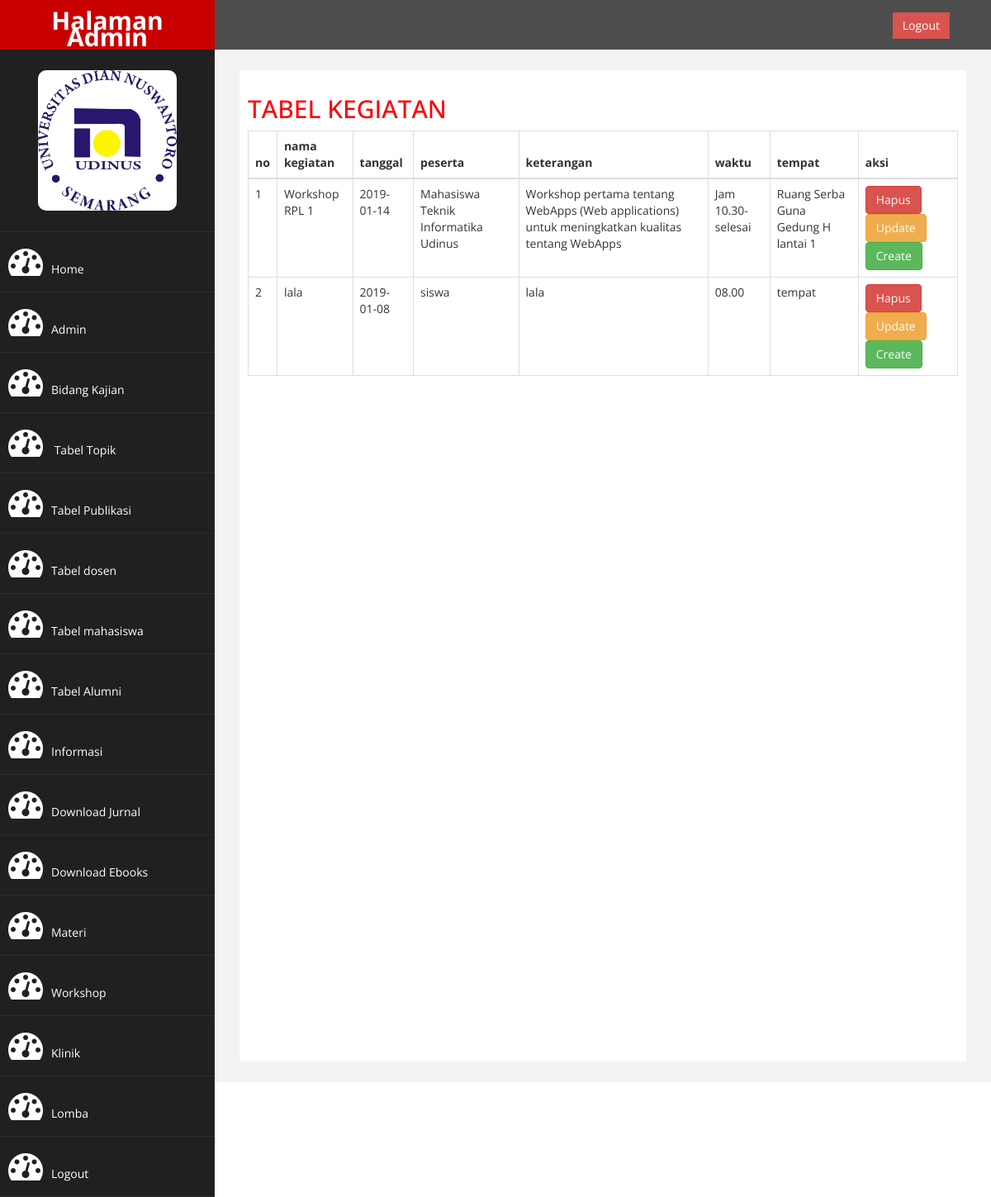
Screenshot of /admin/index.php?halaman=kegiatan (signed in) with the database file from the repository.
### tables this page shows
CREATE TABLE IF NOT EXISTS `kegiatan` (
`id` int(10) NOT NULL,
  `nama_kegiatan` varchar(150) NOT NULL,
  `tanggal` date NOT NULL,
  `peserta` varchar(150) NOT NULL,
  `keterangan` text NOT NULL,
  `waktu` varchar(100) NOT NULL,
  `tempat` varchar(200) NOT NULL
);

### admin/kegiatan.php (the view, shortened to what this page needs)
<h2>TABEL KEGIATAN</h2>
<table class="table table-bordered">
	<thead>
		<tr>
			<th>no</th>
			<th>nama kegiatan</th>
			<th>tanggal</th>
			<th>peserta</th>
			<th>keterangan</th>
			<th>waktu</th>
			<th>tempat</th>
			<th>aksi</th>
		</tr>
	</thead>
	<tbody>
		<?php  $nomor = 1; ?>
		<?php
			$ambil=$koneksi->query("SELECT * FROM kegiatan");
		?>
		<?php
			while($pecah=mysqli_fetch_assoc($ambil)){
		?>
		<tr>
			<td><?php echo $nomor; ?></td>
			<td><?php echo $pecah['nama_kegiatan']; ?></td>
			<td><?php echo $pecah['tanggal']; ?></td>
			<td><?php echo $pecah['peserta']; ?></td>
			<td><?php echo $pecah['keterangan']; ?></td>
			<td><?php echo $pecah['waktu']; ?></td>
			<td><?php echo $pecah['tempat']; ?></td>
			<td>
				<a href="proses-delete-kegiatan.php?id=<?php echo $pecah['id'] ?>" class="btn-danger btn">Hapus</a>
				<a href="form-update-kegiatan.php?id=<?php echo $pecah['id'] ?>" class="btn-warning btn">Update</a>
				<a href="" data-toggle="modal" data-target="#create" class="btn-success btn">Create</a>
			</td>
		</tr>
		<?php $nomor++; ?>
		<?php } ?>
	</tbody>
</table>

### admin/assets/css/custom.css (style rules this page uses)
body { font-family: 'Open Sans', sans-serif; }
h2 { color: #f00; }

### rows the page displays
kegiatan: nama_kegiatan "Workshop RPL 1", tanggal "2019-01-14", peserta "Mahasiswa Teknik Informatika Udinus", keterangan "Workshop pertama tentang WebApps (Web applications) untuk meningkatkan kualitas tentang WebApps", waktu "Jam 10.30-selesai", tempat "Ruang Serba Guna Gedung H lantai 1"
kegiatan: nama_kegiatan "lala", tanggal "2019-01-08", peserta "siswa", keterangan "lala", waktu "08.00", tempat "tempat"
